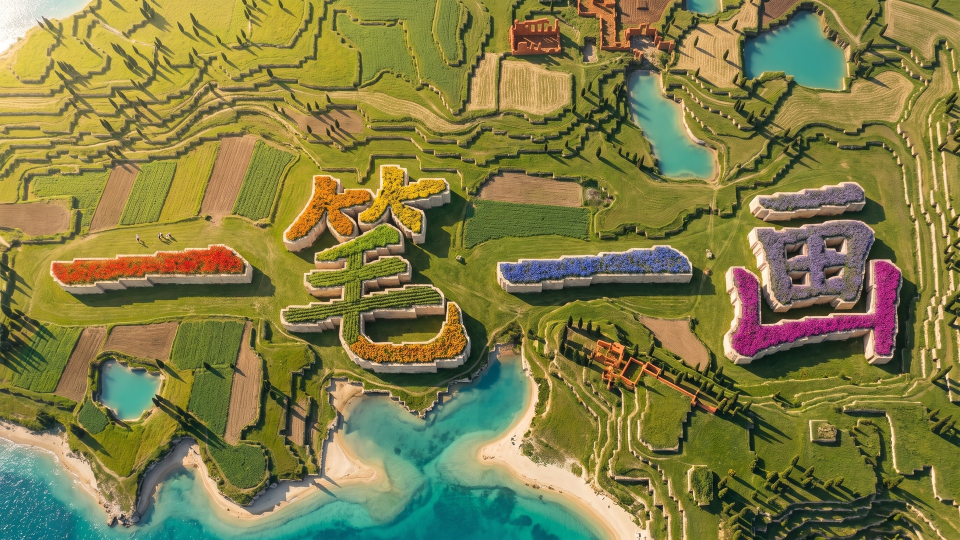
#> input picture media/act5/stills/aerial_photo.jpg, 1920 x 1080 px, given in place of f_00096.jpg, which was not available (shown at 1/2 size)
$ python track_sweep.py 5
#> lines starting #> are read from the running program, lines starting #| are printed output that depends on the picture; pictures that were not available may be replaced by others from this repository, and a replacement may not be noted
"""track_sweep.py: per-frame homography of the sweep clip relative to the resolve2 LAST frame (= engine-registered aerial).
Writes frames/sweep/track.json {H: [[9 floats] per frame]} mapping reference uv (0..1, y down) -> sweep frame uv.
Chained frame-to-frame + re-anchored to the reference every frame (ORB, RANSAC)."""
import json, sys, cv2, numpy as np
R = 'frames'; N = int(sys.argv[1]) if len(sys.argv) > 1 else 178
ref = cv2.imread(f'{R}/resolve2/1080/f_00096.jpg', 0)
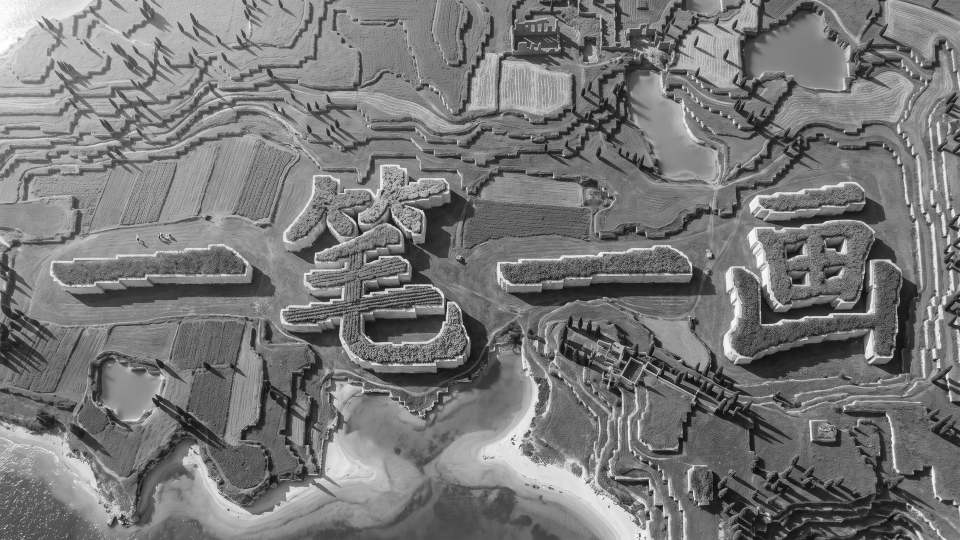
#> ref: shape (1080, 1920) (shown at 1/2 size); min 6, max 255, mean 119.8
h, w = ref.shape
#> h = 1080; w = 1920
orb = cv2.ORB_create(8000)
def H_of(a, b):  # homography mapping a-pixels -> b-pixels
    ka, da = orb.detectAndCompute(a, None); kb, db = orb.detectAndCompute(b, None)
    m = cv2.BFMatcher(cv2.NORM_HAMMING, crossCheck=True).match(da, db)
    pa = np.float32([ka[x.queryIdx].pt for x in m]); pb = np.float32([kb[x.trainIdx].pt for x in m])
    H, inl = cv2.findHomography(pa, pb, cv2.RANSAC, 2.0)
    return H, int(inl.sum()), len(m)
S = np.diag([w, h, 1.0]); Si = np.linalg.inv(S)
#> after `S = np.diag([w, h, 1.0])`: S = [[1920, 0, 0], [0, 1080, 0], [0, 0, 1]]
out = []
for i in range(N):
    f = cv2.imread(f'{R}/sweep/1080/f_{i:05d}.jpg', 0)
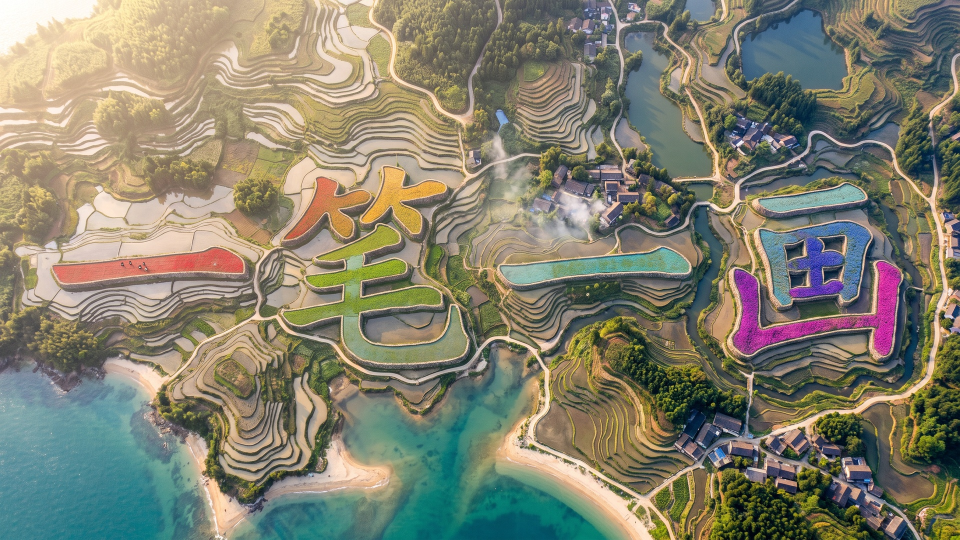
#> input picture media/act5/stills/aerial_photo2.jpg, 1920 x 1080 px, given in place of f_00000.jpg, which was not available (shown at 1/2 size)
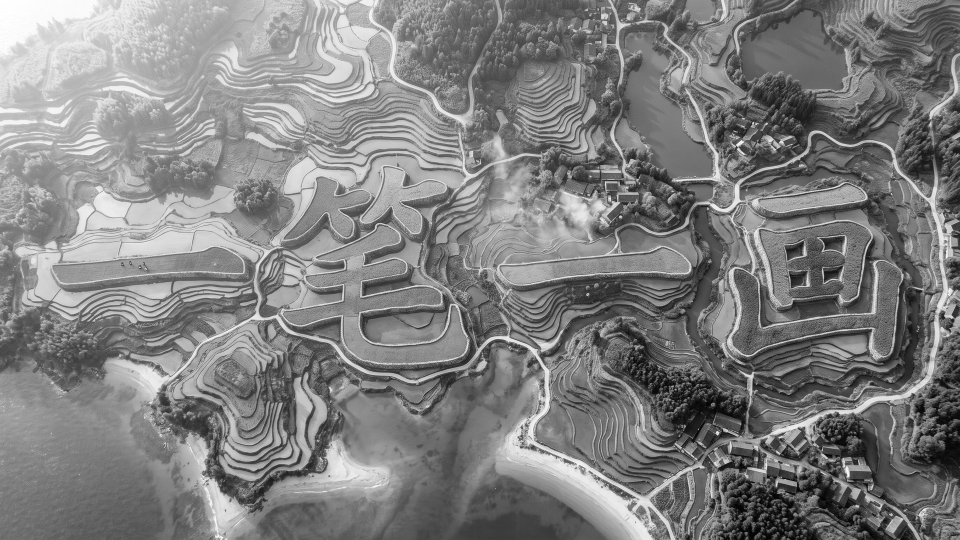
#> f: shape (1080, 1920) (shown at 1/2 size); min 0, max 255, mean 128.4
    H, ni, nm = H_of(ref, f)
#> in H_of, `ka, da = orb.detectAndCompute(a, None)`: ka = 8000 keypoints; strongest (x, y, size): (805, 805, 31), (895, 604, 31), (819, 364, 31), (890, 641, 31)
#> in H_of, `kb, db = orb.detectAndCompute(b, None)`: kb = 8000 keypoints; strongest (x, y, size): (1434, 869, 31), (1472, 293, 31), (1240, 432, 31), (1511, 247, 31)
#> in H_of, `m = cv2.BFMatcher(cv2.NORM_HAMMING, crossCheck=True).match(da, db)`: m = 2127 matches
#> in H_of, `pa = np.float32([ka[x.queryIdx].pt for x in m])`: pa = 2127 pairs, first value 63.36 to 1886, second value 31 to 1047
#> in H_of, `pb = np.float32([kb[x.trainIdx].pt for x in m])`: pb = 2127 pairs, first value 82.8 to 1887, second value 31 to 1046
#> in H_of, `H, inl = cv2.findHomography(pa, pb, cv2.RANSAC, 2.0)`: H = [[-0.682, -0.812, 1754.8], [-0.371, -0.449, 957.2], [-0.000395, -0.000448, 1]]; inl = 2127 values, max 1 at index 158, min 0 at index 0, mean 0.00376
#> ni = 8; nm = 2127
    Hn = Si @ H @ S; Hn /= Hn[2, 2]
#> after `Hn = Si @ H @ S`: Hn = [[-0.682, -0.457, 0.914], [-0.659, -0.449, 0.886], [-0.758, -0.484, 1]]
    p = Hn @ np.array([0.155, 0.505, 1.0]); p = p[:2] / p[2]
#> after `p = Hn @ np.array([0.155, 0.505, 1.0])`: p = [0.577, 0.557, 0.638]
#> after `p = p[:2] / p[2]`: p = [0.905, 0.874]
    print(i, ni, nm, 'yi->', np.round(p, 4)); sys.stdout.flush()
#| 0 8 2127 yi-> [0.9048 0.8735]
#> (the run stopped early here; a loop or call above may not have finished)
